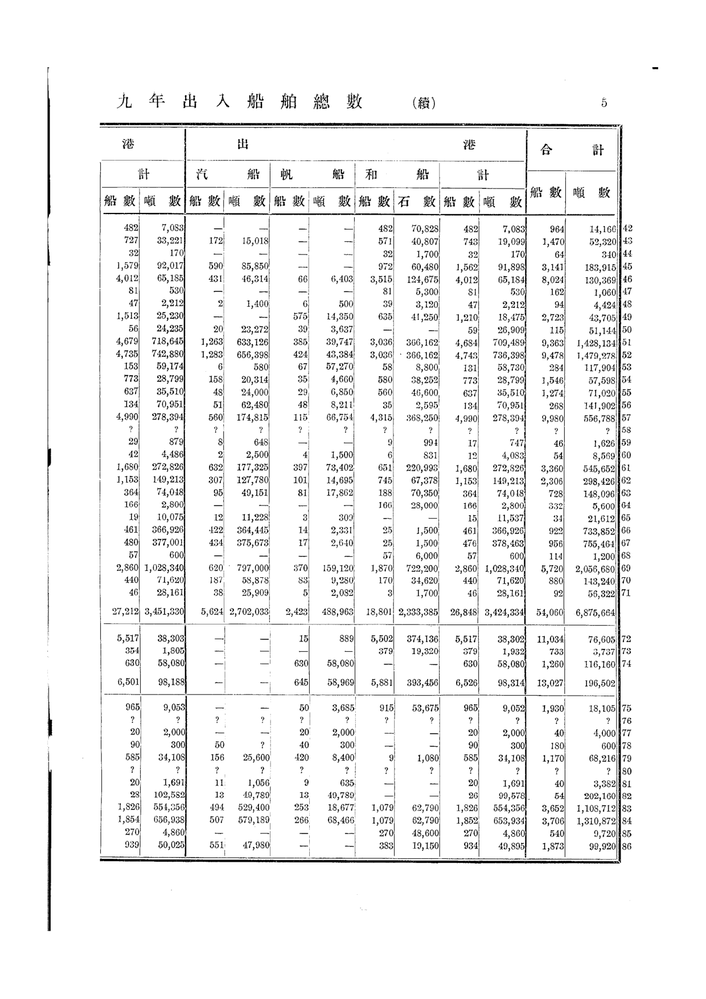
#> input picture pages/page_011.png, 706 x 999 px, shrunk from 1240 x 1755 before the run
$ python table_extractor_v2.py
#> lines starting #> are read from the running program, lines starting #| are printed output that depends on the picture; after the words box and inside, x2 and y2 are one past the last pixel; in counts of white or black regions, pixels touching at a corner belong together
"""
Table Structure Extractor V2 - Robust Line Detection
Specially tuned for historical documents with broken/faint lines.
"""

import os

import cv2
import numpy as np


def read_image_robust(path):
    stream = open(path, "rb")
    bytes = bytearray(stream.read())
    numpyarray = np.asarray(bytes, dtype=np.uint8)
    img = cv2.imdecode(numpyarray, cv2.IMREAD_UNCHANGED)
#> img is the input picture: shape (999, 706, 3); min 0, max 255, mean 241.6
    stream.close()
    return img


def extract_table_structure_v2(image_path, debug_dir):
    filename = os.path.basename(image_path)
    img = read_image_robust(image_path)
    if img is None:
        print(f"Failed to load {image_path}")
        return 0, None

    gray = cv2.cvtColor(img, cv2.COLOR_BGR2GRAY)

    # 1. Binarization - Use simplistic thresholding to catch faint lines
    # Invert so lines are white, background is black
    thresh = cv2.adaptiveThreshold(
        gray, 255, cv2.ADAPTIVE_THRESH_MEAN_C, cv2.THRESH_BINARY_INV, 15, 5
    )  # Block size 15, C=5
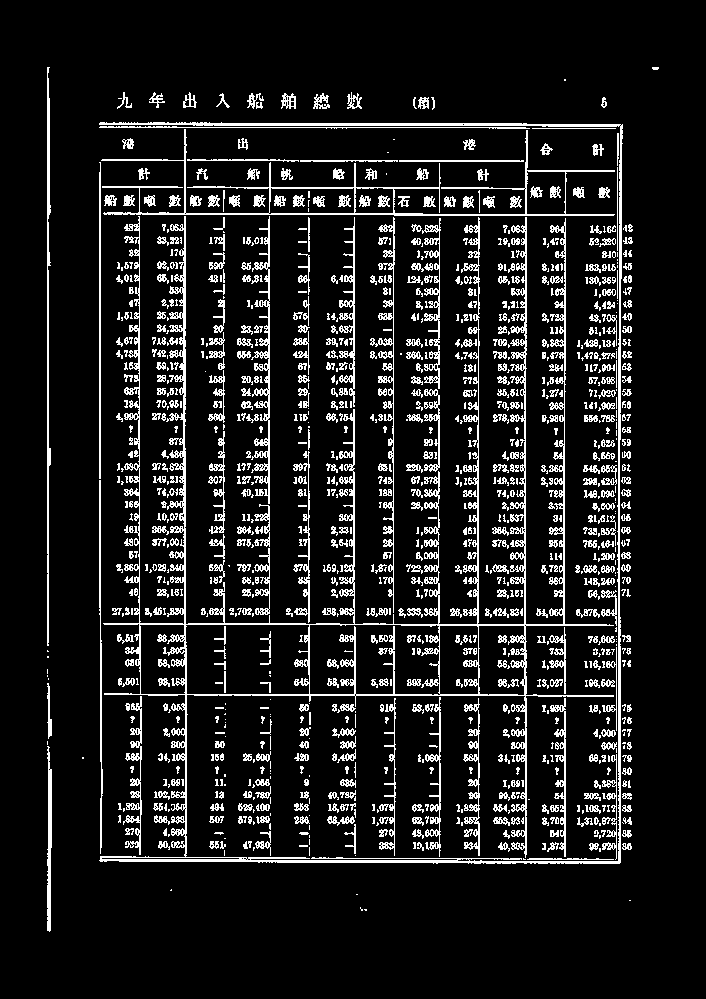
#> thresh: shape (999, 706); 10.9% white in thin lines or dots, all inside (x1, y1, x2, y2) = (47, 67, 659, 932)

    # 2. Extract Lines using Morphology
    # Use smaller kernels to catch broken lines
    scale = 20  # Play with this. 20 means kernel is 1/20th of dimension.
    # For a 2000px image, 1/20 is 100px. That's good for main grid lines.

    horizontal_size = img.shape[1] // scale
#> horizontal_size = 35
    vertical_size = img.shape[0] // scale
#> vertical_size = 49

    # Detection of horizontal lines
    horizontal_structure = cv2.getStructuringElement(cv2.MORPH_RECT, (horizontal_size, 1))
    horizontal = cv2.erode(thresh, horizontal_structure)
#> horizontal: shape (999, 706); 0.9% white in thin lines or dots, all inside (x1, y1, x2, y2) = (116, 123, 604, 864)
    horizontal = cv2.dilate(horizontal, horizontal_structure)
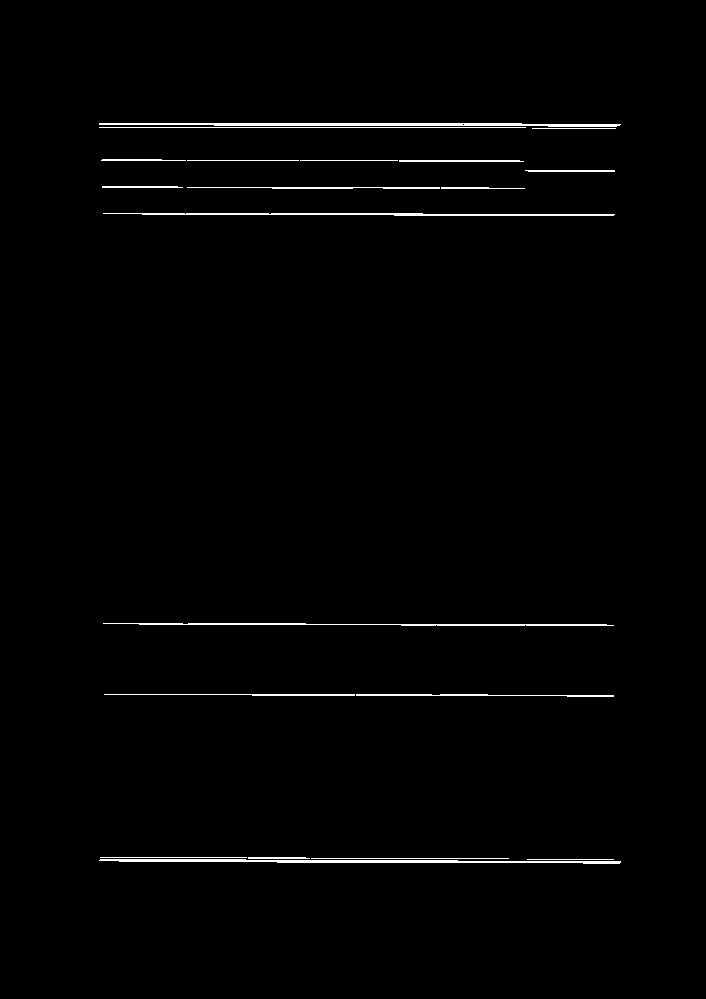
#> horizontal: shape (999, 706); 1.1% white in thin lines or dots, all inside (x1, y1, x2, y2) = (99, 123, 621, 864)

    # Detection of vertical lines
    vertical_structure = cv2.getStructuringElement(cv2.MORPH_RECT, (1, vertical_size))
#> vertical_structure = 49 values from 1 to 1
    vertical = cv2.erode(thresh, vertical_structure)
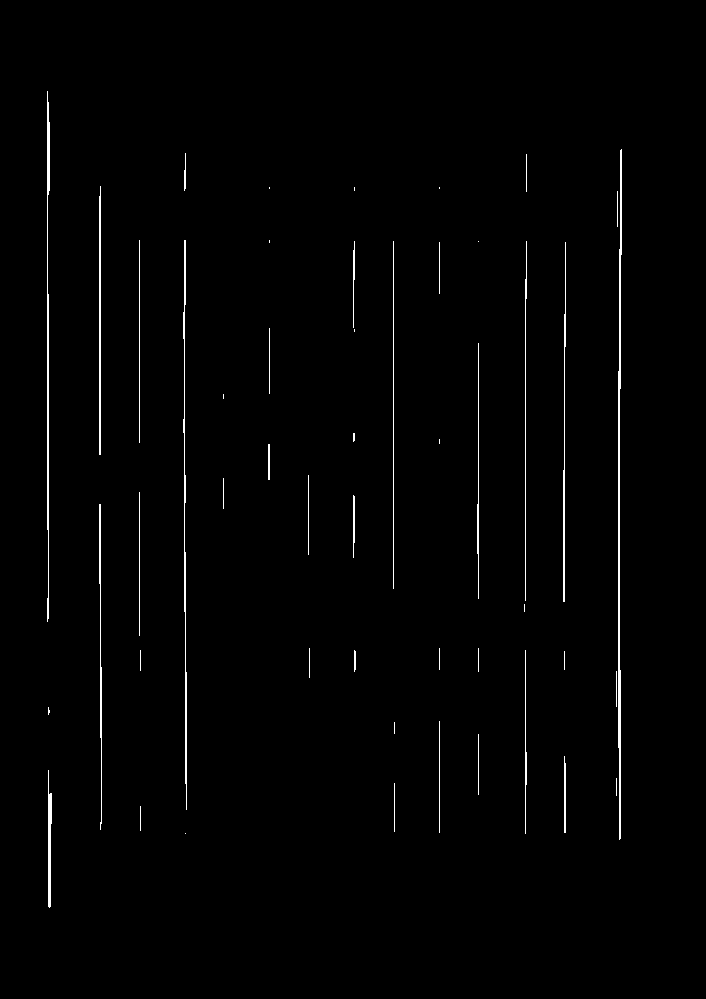
#> vertical: shape (999, 706); 1.2% white in thin lines or dots, all inside (x1, y1, x2, y2) = (47, 91, 622, 908)
    vertical = cv2.dilate(vertical, vertical_structure)
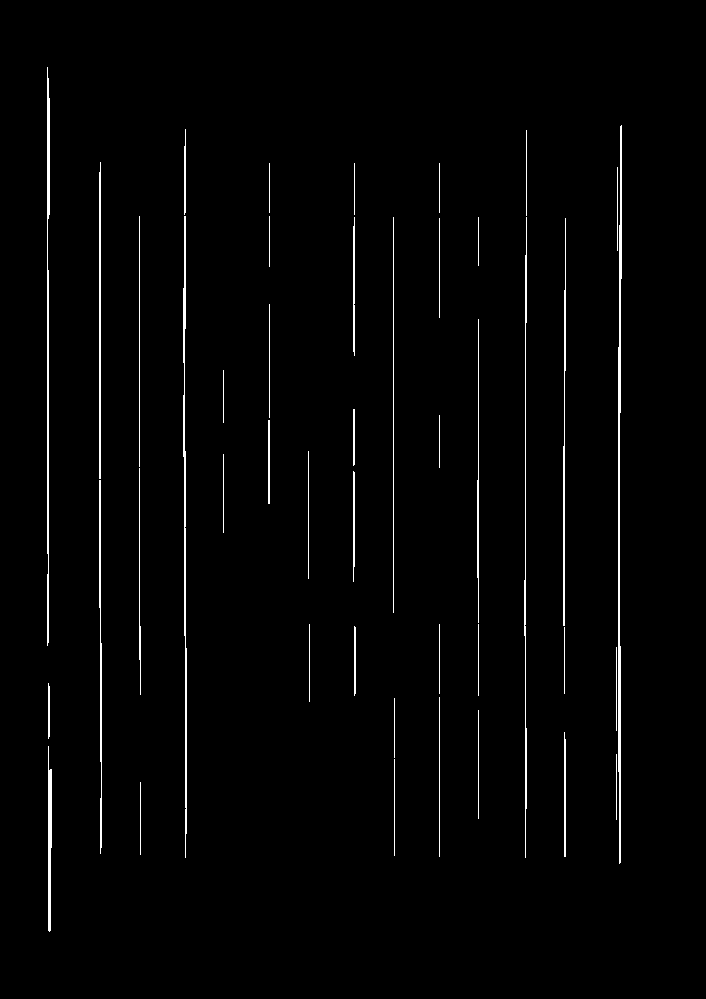
#> vertical: shape (999, 706); 1.7% white in thin lines or dots, all inside (x1, y1, x2, y2) = (47, 67, 622, 932)

    # 3. Combine Grid
    # Dilate lines slightly to close gaps
    horizontal = cv2.dilate(horizontal, cv2.getStructuringElement(cv2.MORPH_RECT, (5, 1)))
#> horizontal: shape (999, 706); 1.2% white in thin lines or dots, all inside (x1, y1, x2, y2) = (97, 123, 623, 864)
    vertical = cv2.dilate(vertical, cv2.getStructuringElement(cv2.MORPH_RECT, (1, 5)))
#> vertical: shape (999, 706); 1.8% white in thin lines or dots, all inside (x1, y1, x2, y2) = (47, 65, 622, 934)

    mask = horizontal + vertical
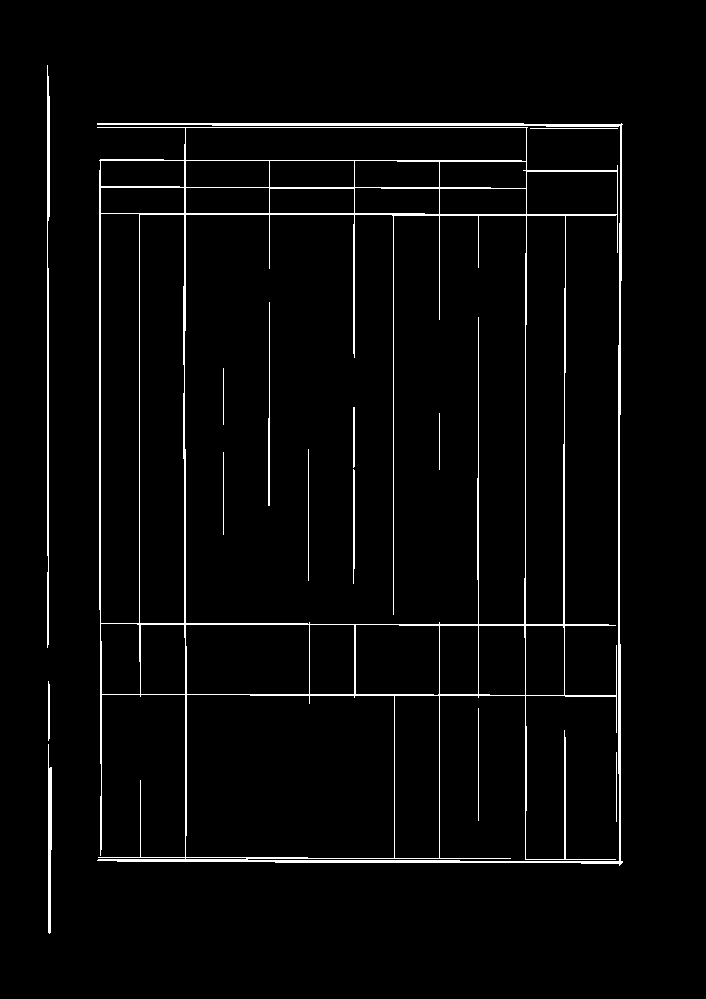
#> mask: shape (999, 706); min 0, max 255, mean 7.4

    # 4. Find Contours (Cells)
    # Find contours on the mask
    contours, _ = cv2.findContours(mask, cv2.RETR_TREE, cv2.CHAIN_APPROX_SIMPLE)
#> contours = 41 contours, 7 with area under 20; largest, box (x1, y1, x2, y2) and area: (97, 123, 623, 866) 306786, (184, 214, 527, 625) 139011, (185, 694, 395, 859) 33864, (139, 214, 185, 624) 18258, (100, 213, 140, 624) 15988

    # Sort contours (top-to-bottom, left-to-right logic needs to be applied later)
    # Here we just filter and count

    bounding_boxes = []
    debug_img = img.copy()

    min_area = 500  # Ignore noise
    max_area = (img.shape[0] * img.shape[1]) * 0.9  # Ignore whole page box
#> max_area = 634764.6

    cells_found = 0
    for c in contours:
        area = cv2.contourArea(c)
        if area > min_area and area < max_area:
            x, y, w, h = cv2.boundingRect(c)
            # Filter distinct cell shapes (not too thin lines)
            if w > 20 and h > 10:
                bounding_boxes.append((x, y, w, h))
                cv2.rectangle(debug_img, (x, y), (x + w, y + h), (0, 0, 255), 2)
                cells_found += 1
#> this loop made 41 passes
#> (area, x, y, w, h) on passes 6, 8, 9, 10, 11, 12, 13, 14, 15, 16, 17, 18: (306786.5, 97, 123, 526, 743), (7333, 394, 695, 46, 164), (33863.5, 185, 694, 210, 165), (2725.5, 525, 625, 40, 71), (3264, 478, 625, 48, 71), (2689, 439, 625, 40, 70), (5841.5, 355, 624, 85, 72), (3148, 309, 624, 46, 71), (8629.5, 185, 624, 125, 71), (3134.5, 140, 624, 46, 71), (2743.5, 100, 623, 41, 72), (15731.5, 525, 215, 41, 410)
#> area on passes 2, 4, 7, 20, 26: 412.5, 55, 120, 99, 87.5
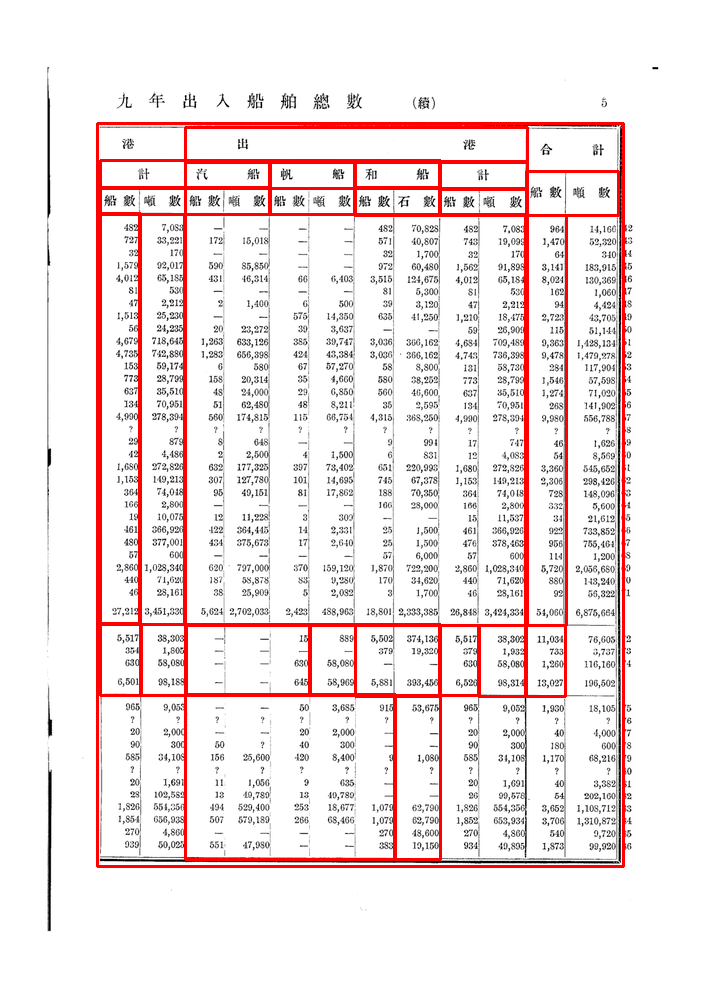
#> debug_img: shape (999, 706, 3); 4.43% of pixels changed, all inside (x1, y1, x2, y2) = (96, 122, 625, 868)
#> after the loop, bounding_boxes = 27 items, first 6: (97, 123, 526, 743), (394, 695, 46, 164), (185, 694, 210, 165), (525, 625, 40, 71), (478, 625, 48, 71), (439, 625, 40, 70); cells_found = 27

    # Save debug
    debug_path = os.path.join(debug_dir, f"debug_table_v2_{filename}")
    extension = os.path.splitext(debug_path)[1]
    result, encoded_img = cv2.imencode(extension, debug_img)
    if result:
        with open(debug_path, "wb") as f:
            f.write(encoded_img)

    return cells_found, debug_path


if __name__ == "__main__":
    from pathlib import Path

    home = Path.home()
    sample_root = home / "Downloads" / "日本帝國港灣統計_0001"
    test_page = str(sample_root / "pages" / "page_011.png")
    debug_dir = str(sample_root / "pages")

    print(f"Testing V2 extraction on {test_page}...")
    count, path = extract_table_structure_v2(test_page, debug_dir)
#> count = 27
    print(f"Detected {count} cells.")
#| Detected 27 cells.
    print(f"Saved debug to {path}")
#> (printed output is left out)

$ run again, with pages/page_009.png copied over pages/page_011.png
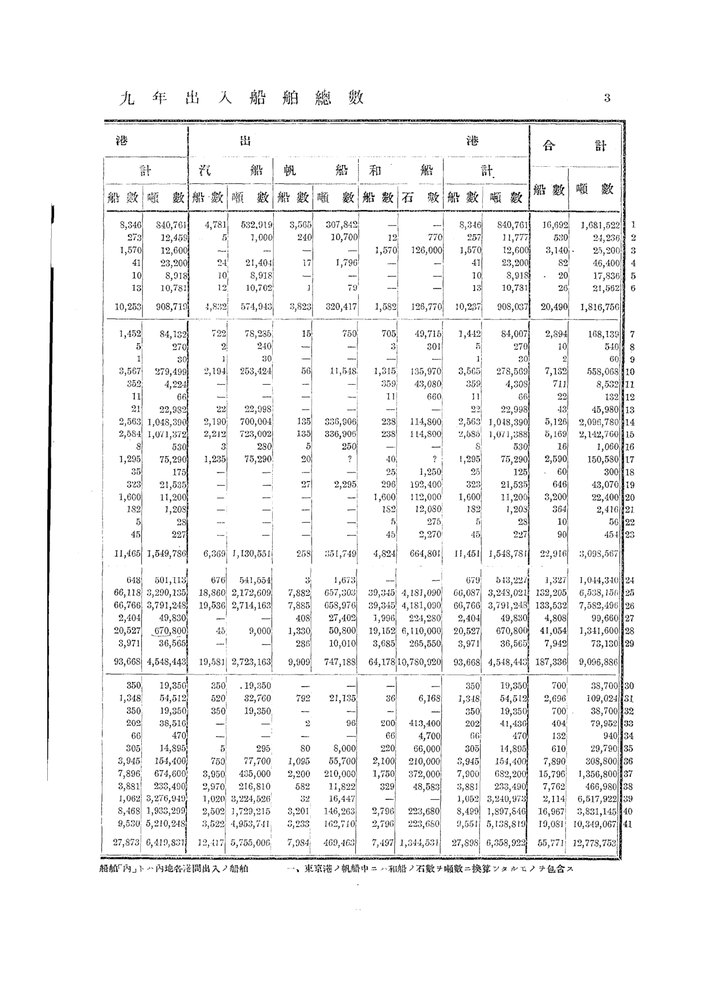
#> input picture pages/page_009.png, 706 x 999 px, shrunk from 1240 x 1755 before the run
#> in read_image_robust, img is the input picture: shape (999, 706, 3); min 0, max 255, mean 242.7
#> in extract_table_structure_v2, `thresh = cv2.adaptiveThreshold( gray, 255, cv2.ADAPTIVE_THRESH_MEAN_C,..`:
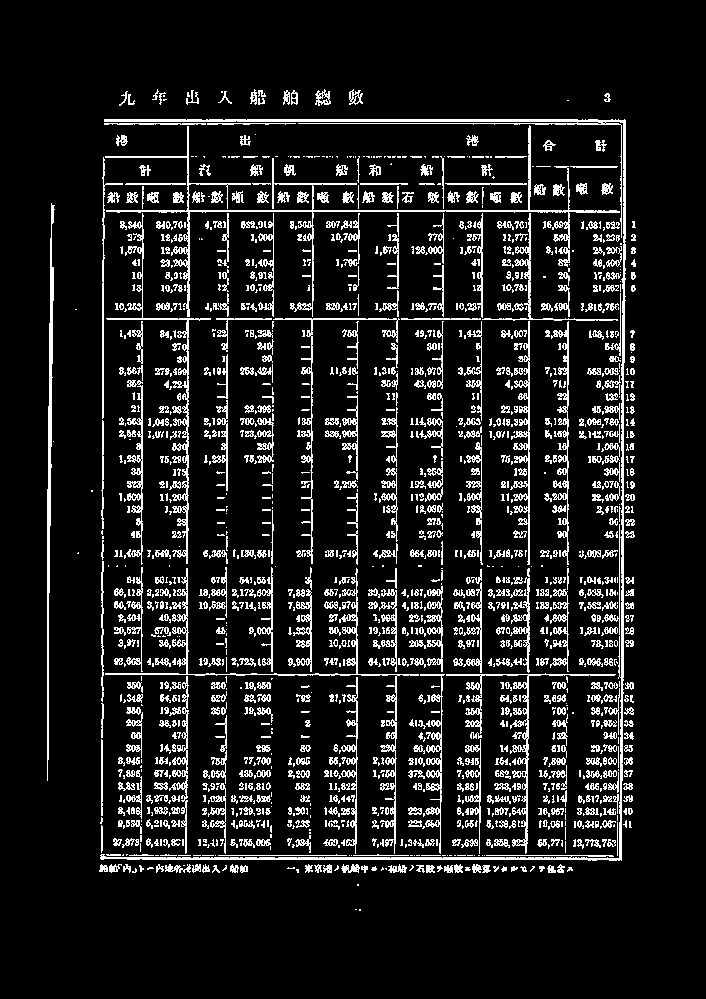
#> thresh: shape (999, 706); 11% white in thin lines or dots, all inside (x1, y1, x2, y2) = (47, 89, 636, 911)
#> contours = 32 contours, 15 with area under 20; largest, box (x1, y1, x2, y2) and area: (98, 117, 628, 863) 52162, (312, 211, 444, 320) 14090, (443, 211, 530, 320) 9285, (529, 123, 622, 212) 7898, (142, 211, 189, 320) 4925
#> the loop in extract_table_structure_v2, `for c in contours:` made 32 passes
#> (area, x, y, w, h) on passes 22, 24, 25, 26, 27, 28, 29, 30: (987, 47, 201, 6, 582), (52162, 98, 117, 530, 746), (9285, 443, 211, 87, 109), (14089.5, 312, 211, 132, 109), (4925, 142, 211, 47, 109), (4171, 103, 211, 40, 108), (2235.5, 443, 183, 87, 28), (1015.5, 273, 183, 40, 28)
#> after the loop in extract_table_structure_v2, `for c in contours:`:
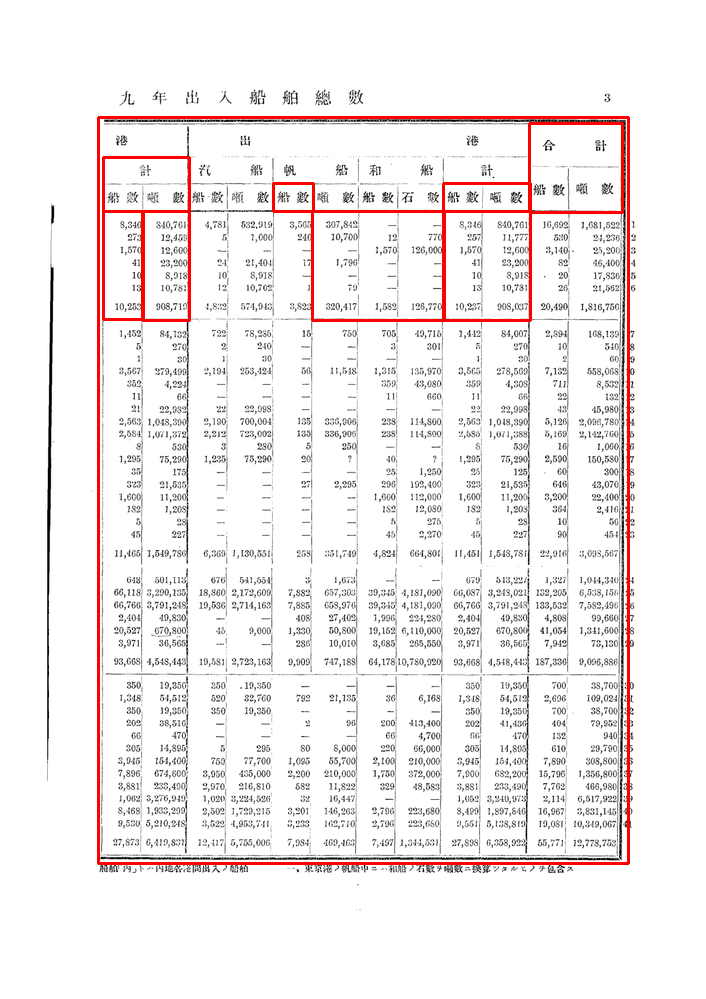
#> debug_img: shape (999, 706, 3); 1.99% of pixels changed, all inside (x1, y1, x2, y2) = (97, 116, 630, 865)
#> after the loop in extract_table_structure_v2, `for c in contours:`: bounding_boxes = [(98, 117, 530, 746), (443, 211, 87, 109), (312, 211, 132, 109), (142, 211, 47, 109), (103, 211, 40, 108), (443, 183, 87, 28), (273, 183, 40, 28), (103, 157, 86, 54), (529, 123, 93, 89)]; cells_found = 9
#| Detected 9 cells.
#> (printed output is left out)
